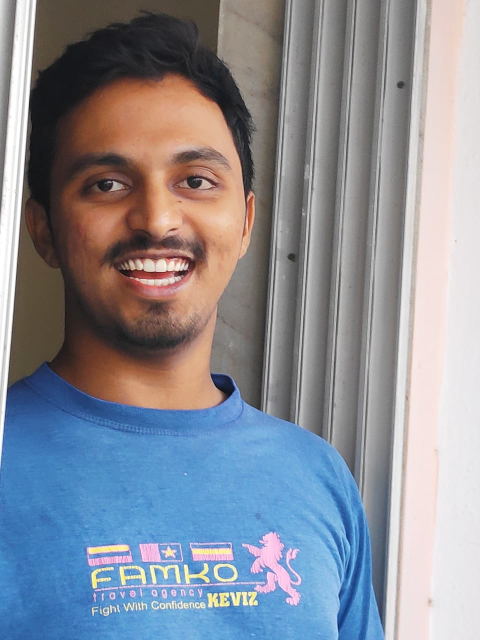
#> input picture openCV/sample.jpg, 960 x 1280 px (shown at 1/2 size)
$ python ImageIO.py
#> lines starting #> are read from the running program, lines starting #| are printed output that depends on the picture
import cv2
import numpy as np
import pandas as pd
import matplotlib.pyplot as plt
import random
a=cv2.imread('sample.jpg', 1)
#> a is the input picture: shape (1280, 960, 3); mean B, G, R 150.7, 140.6, 136.5
cv2.imshow('Hello',a)
cv2.waitKey(0)
cv2.destroyAllWindows()

#Random Matrix to Generate a Random Image
d=np.random.randint(0,255,(1280,1280,3))
print(d)

#Save Random Image
cv2.imwrite('sample1.jpg',d)
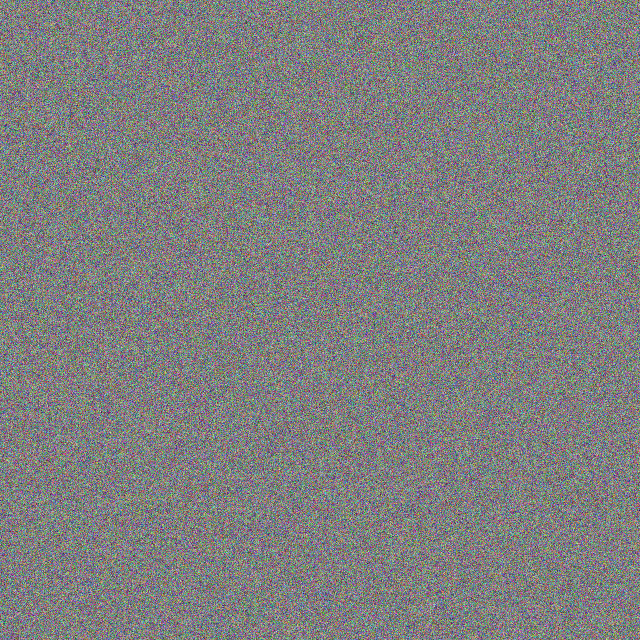
#> saved as sample1.jpg: shape (1280, 1280, 3) (shown at 1/2 size); mean B, G, R 127, 127, 126.9

#Display Random Image
cv2.imshow('',cv2.imread('sample1.jpg', 1))
k=cv2.waitKey()
#> (key Esc is pressed here)
if k== 27:
    cv2.destroyAllWindows()
